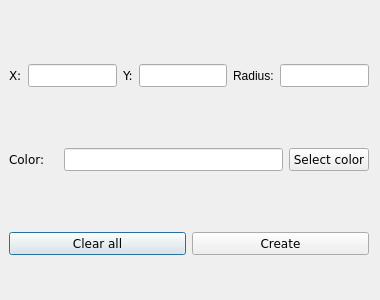
<?xml version="1.0" encoding="UTF-8"?>
<ui version="4.0">
 <class>AddTrappyCircleForm</class>
 <widget class="QDialog" name="AddTrappyCircleForm">
  <property name="geometry">
   <rect>
    <x>0</x>
    <y>0</y>
    <width>380</width>
    <height>300</height>
   </rect>
  </property>
  <property name="windowTitle">
   <string>Dialog</string>
  </property>
  <widget class="QWidget" name="gridLayoutWidget">
   <property name="geometry">
    <rect>
     <x>9</x>
     <y>9</y>
     <width>360</width>
     <height>302</height>
    </rect>
   </property>
   <layout class="QGridLayout" name="gridLayout">
    <item row="2" column="0">
     <layout class="QHBoxLayout" name="horizontalLayout_4">
      <item>
       <layout class="QHBoxLayout" name="horizontalLayout_5">
        <item>
         <widget class="QPushButton" name="pushButton">
          <property name="font">
           <font>
            <family>Verdana</family>
           </font>
          </property>
          <property name="text">
           <string>Clear all</string>
          </property>
         </widget>
        </item>
        <item>
         <widget class="QPushButton" name="pushButton_3">
          <property name="font">
           <font>
            <family>Verdana</family>
           </font>
          </property>
          <property name="text">
           <string>Create</string>
          </property>
         </widget>
        </item>
       </layout>
      </item>
     </layout>
    </item>
    <item row="1" column="0">
     <layout class="QHBoxLayout" name="horizontalLayout_2">
      <item>
       <widget class="QLabel" name="label_6">
        <property name="font">
         <font>
          <family>Verdana</family>
         </font>
        </property>
        <property name="text">
         <string>Color:</string>
        </property>
       </widget>
      </item>
      <item>
       <widget class="QLabel" name="label_4">
        <property name="text">
         <string/>
        </property>
       </widget>
      </item>
      <item>
       <widget class="QLineEdit" name="lineEdit_4">
        <property name="font">
         <font>
          <family>Verdana</family>
         </font>
        </property>
       </widget>
      </item>
      <item>
       <widget class="QPushButton" name="pushButton_2">
        <property name="font">
         <font>
          <family>Verdana</family>
         </font>
        </property>
        <property name="text">
         <string>Select color</string>
        </property>
       </widget>
      </item>
     </layout>
    </item>
    <item row="0" column="0">
     <layout class="QHBoxLayout" name="horizontalLayout">
      <item>
       <widget class="QLabel" name="label">
        <property name="font">
         <font>
          <family>Verdana</family>
         </font>
        </property>
        <property name="text">
         <string>X:</string>
        </property>
       </widget>
      </item>
      <item>
       <widget class="QLineEdit" name="lineEdit">
        <property name="font">
         <font>
          <family>Verdana</family>
         </font>
        </property>
       </widget>
      </item>
      <item>
       <widget class="QLabel" name="label_2">
        <property name="font">
         <font>
          <family>Verdana</family>
         </font>
        </property>
        <property name="text">
         <string>Y:</string>
        </property>
       </widget>
      </item>
      <item>
       <widget class="QLineEdit" name="lineEdit_2">
        <property name="font">
         <font>
          <family>Verdana</family>
         </font>
        </property>
       </widget>
      </item>
      <item>
       <widget class="QLabel" name="label_3">
        <property name="text">
         <string>Radius:</string>
        </property>
       </widget>
      </item>
      <item>
       <widget class="QLineEdit" name="lineEdit_3">
        <property name="font">
         <font>
          <family>Verdana</family>
         </font>
        </property>
       </widget>
      </item>
     </layout>
    </item>
   </layout>
  </widget>
 </widget>
 <resources/>
 <connections/>
</ui>
